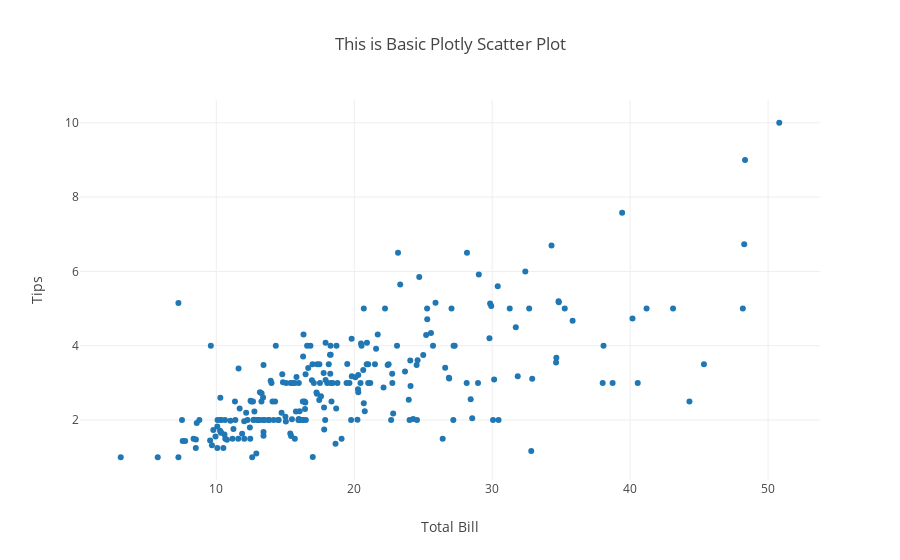

Notebook code for this chart:
### Code cell
fig = go.Figure(data   = data,
                layout = layout
               )

# Plot offline
pyo.iplot(fig)

### Figure 1 — Plotly figure (JSON) as saved in the notebook; plotly's stock layout.template omitted (floating-point values rounded to 4 significant figures; data arrays with more than 128 entries replaced by an {"elided": "..."} marker saying what was removed)
{"data": [{"mode": "markers", "type": "scatter", "uid": "1f891d08-0280-40ed-8922-ff839e5b2531", "x": {"elided": "244 float values"}, "y": {"elided": "244 float values"}}], "layout": {"hovermode": "closest", "title": {"text": "This is Basic Plotly Scatter Plot"}, "xaxis": {"title": {"text": "Total Bill"}}, "yaxis": {"title": {"text": "Tips"}}}}
